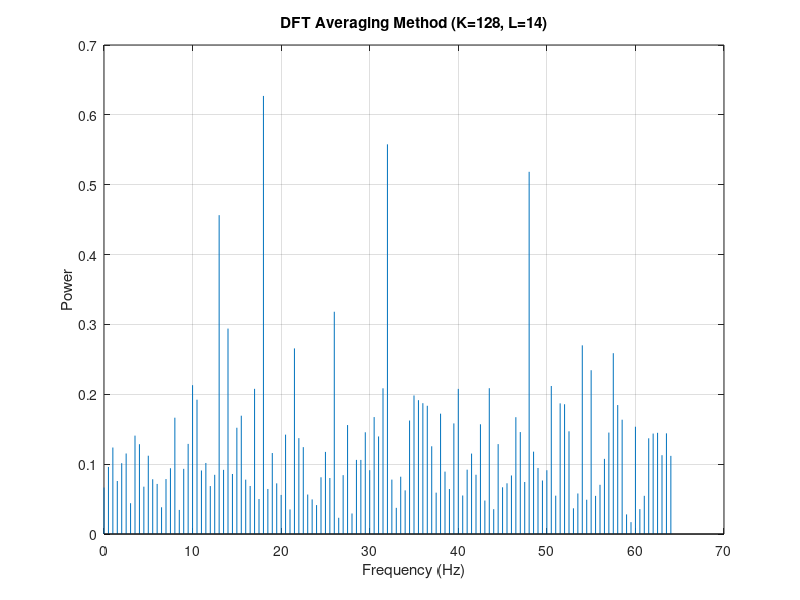

Write the MATLAB code that produced this figure.
% Load signal
data = load("signal502.mat","xn_test");
signal = data.xn_test;
Fs = 128;         % Sampling frequency
K  = 256;         % Subset length
L  = 7;          % Number of subsets
Ntotal = length(signal);

% Reshape into matrix: each column = one subset of length K
x_matrix = reshape(signal(1:K*L), K, L);

% Initialize averaged spectrum
Pxx_avg = zeros(K/2+1,1);

for i = 1:L
    x = x_matrix(:,i);       % i-th subset
    Y = fft(x);              % DFT
    P2 = (Y/K);        % Periodogram (power spectrum estimate)
    P1 = P2(1:K/2+1);        % One-sided
    
    % Accumulate
    Pxx_avg = Pxx_avg + P1;
end

% Average across subsets
Pxx_avg = abs(Pxx_avg) / L;

% Frequency axis
f = Fs*(0:(K/2))/K;

% Plot averaged spectrum
figure;
stem(f, Pxx_avg, 'Marker','none');
xlabel('Frequency (Hz)');
ylabel('Power');
title('DFT Averaging Method (K=128, L=14)');
grid on;
